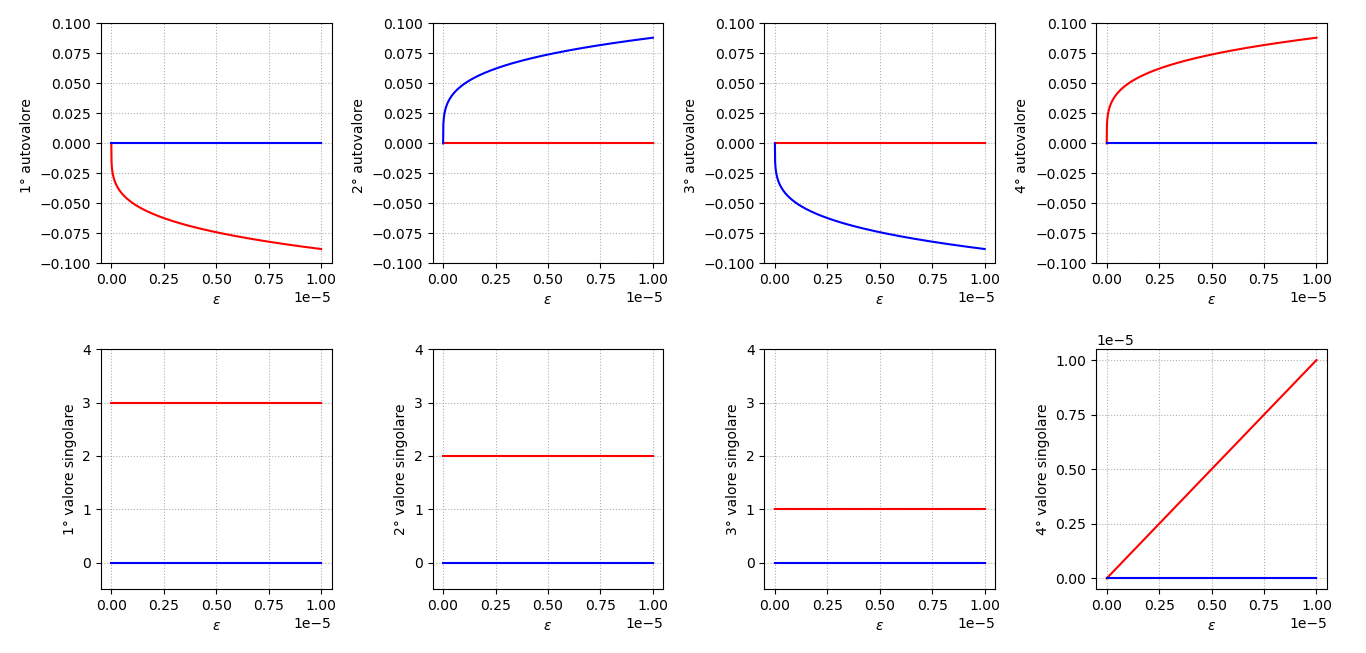

Recreate this plot in Python.
import numpy as np
import matplotlib.pyplot as plt

MAX_VALUE = 0.00001
N_POINTS = 1000
A = np.array([[0,1,0,0],[0,0,2,0],[0,0,0,3],[0,0,0,0]])

eps_points  = np.linspace(0,MAX_VALUE, N_POINTS)
eigenvals   = np.array([np.linalg.eigvals(A + np.array([[0,0,0,0],[0,0,0,0],[0,0,0,0],[eps,0,0,0]])) for eps in eps_points])
sing_values = np.array([np.linalg.svd(A + np.array([[0,0,0,0],[0,0,0,0],[0,0,0,0],[eps,0,0,0]]))[1] for eps in eps_points] )

fig, axs = plt.subplots(2, 4)
for j in np.arange(4):
    
    axs[0,j].set_xlabel("$\\epsilon$")
    axs[0,j].set_ylabel("{0}° autovalore ".format(j+1))
    axs[0,j].set_ylim(-0.1,0.1)
    axs[0,j].grid(True, ls="dotted")
    axs[0,j].plot(eps_points, np.real(eigenvals[:,j]), "r")
    axs[0,j].plot(eps_points, np.imag(eigenvals[:,j]), "b")

    axs[1,j].set_xlabel("$\\epsilon$")
    axs[1,j].set_ylabel("{0}° valore singolare".format(j+1))

    #the last behaves a little differently
    if j!= 3:
        axs[1,j].set_ylim(-0.5,4)
    else:
        axs[1,j].set_xticks(np.arange(0, 1.1e-5, step=0.25e-5))
        axs[1,j].set_yticks(np.arange(0, 1.1e-5, step=0.25e-5))


    axs[1,j].grid(True, ls="dotted")
    #i valori singolari sono sempre reali quindi basta una linea
    axs[1,j].plot(eps_points, np.real(sing_values[:,j]), "r" )
    axs[1,j].plot(eps_points, np.imag(sing_values[:,j]), "b" )


plt.show()
